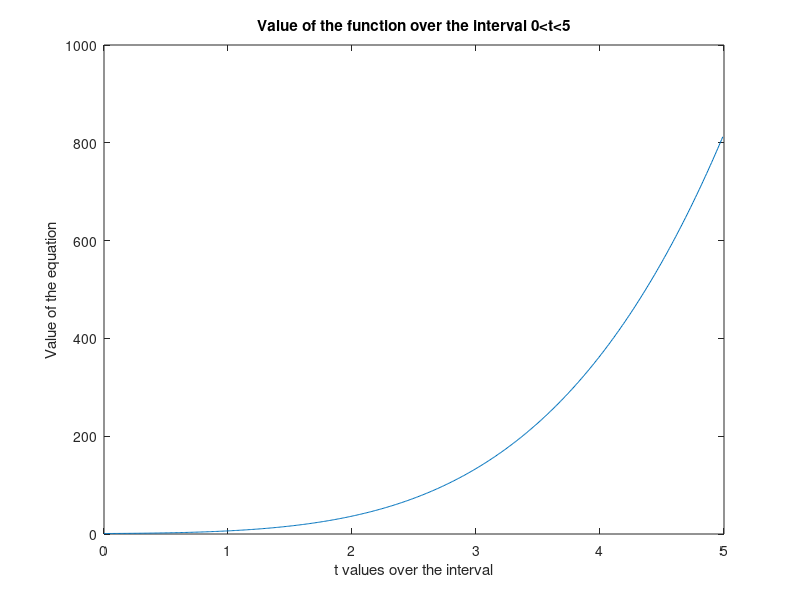

Here is the MATLAB script that generated this plot:
tic
f= @(t,y) (1+4*t)*y^(1/2); % function
a=0; %bounds
b=5; %point to be evaluated at
t0=0;
y0=1;
h=0.01;%step size
hvals= zeros(1,b/h);
yvals=zeros(1,b/h);%  vector that I'll be sppending calculated y values to
%yvals=[]
yvals(1)=y0; %setting the first Y value to y0
count=1;     %couting variable
for i = a:h:b-h
    K1=f(i,yvals(count));             %Runge Kutta formula in the for loop
    K2=f(i+h/2,yvals(count)+K1*h/2);
    K3=f(i+h/2,yvals(count)+K2*h/2);
    K4=f(i+h, yvals(count)+K3*h);
    Y= yvals(count)+ (1/6)*(K1+2*K2+2*K3+K4)*h;
    count=count+1;
    yvals(count)=Y;
    hvals(count)=i;
end
[Y]
toc
plot(hvals,yvals)
xlabel('t values over the interval')
ylabel('Value of the equation')
title( 'Value of the function over the interval 0<t<5')
    